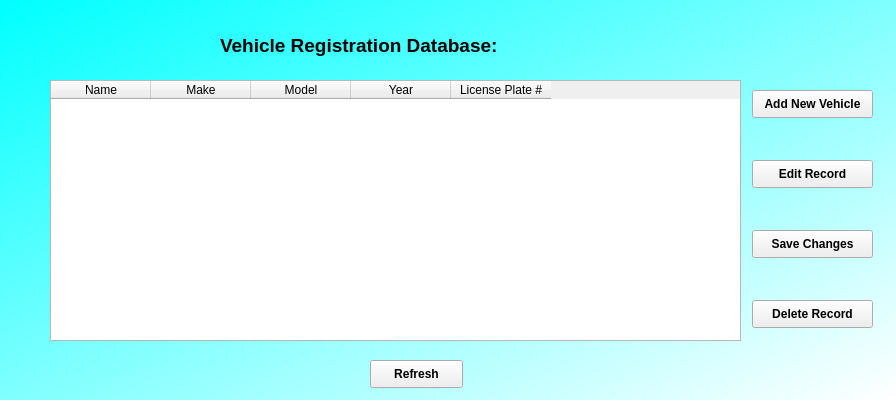
<?xml version="1.0" encoding="UTF-8"?>
<ui version="4.0">
 <class>Form</class>
 <widget class="QWidget" name="Form">
  <property name="geometry">
   <rect>
    <x>0</x>
    <y>0</y>
    <width>896</width>
    <height>400</height>
   </rect>
  </property>
  <property name="windowTitle">
   <string>Form</string>
  </property>
  <property name="styleSheet">
   <string notr="true">QWidget#Form{
background-color: qlineargradient(spread:pad, x1:0, y1:0, x2:1, y2:1, stop:0 rgba(0, 255, 255, 255), stop:1 rgba(255, 255, 255, 255));}



</string>
  </property>
  <widget class="QTableWidget" name="tableWidget">
   <property name="geometry">
    <rect>
     <x>50</x>
     <y>80</y>
     <width>691</width>
     <height>261</height>
    </rect>
   </property>
   <property name="editTriggers">
    <set>QAbstractItemView::NoEditTriggers</set>
   </property>
   <column>
    <property name="text">
     <string>Name</string>
    </property>
   </column>
   <column>
    <property name="text">
     <string>Make</string>
    </property>
   </column>
   <column>
    <property name="text">
     <string>Model</string>
    </property>
   </column>
   <column>
    <property name="text">
     <string>Year</string>
    </property>
   </column>
   <column>
    <property name="text">
     <string>License Plate #</string>
    </property>
   </column>
  </widget>
  <widget class="QLabel" name="label">
   <property name="geometry">
    <rect>
     <x>220</x>
     <y>30</y>
     <width>371</width>
     <height>31</height>
    </rect>
   </property>
   <property name="font">
    <font>
     <pointsize>14</pointsize>
     <weight>75</weight>
     <bold>true</bold>
    </font>
   </property>
   <property name="text">
    <string>Vehicle Registration Database:</string>
   </property>
  </widget>
  <widget class="QPushButton" name="pushButton">
   <property name="geometry">
    <rect>
     <x>752</x>
     <y>90</y>
     <width>121</width>
     <height>28</height>
    </rect>
   </property>
   <property name="font">
    <font>
     <weight>75</weight>
     <bold>true</bold>
    </font>
   </property>
   <property name="text">
    <string>Add New Vehicle</string>
   </property>
  </widget>
  <widget class="QPushButton" name="pushButton_2">
   <property name="geometry">
    <rect>
     <x>752</x>
     <y>300</y>
     <width>121</width>
     <height>28</height>
    </rect>
   </property>
   <property name="font">
    <font>
     <weight>75</weight>
     <bold>true</bold>
    </font>
   </property>
   <property name="text">
    <string>Delete Record</string>
   </property>
  </widget>
  <widget class="QPushButton" name="pushButton_3">
   <property name="geometry">
    <rect>
     <x>752</x>
     <y>160</y>
     <width>121</width>
     <height>28</height>
    </rect>
   </property>
   <property name="font">
    <font>
     <weight>75</weight>
     <bold>true</bold>
    </font>
   </property>
   <property name="text">
    <string>Edit Record</string>
   </property>
  </widget>
  <widget class="QPushButton" name="pushButton_4">
   <property name="geometry">
    <rect>
     <x>370</x>
     <y>360</y>
     <width>93</width>
     <height>28</height>
    </rect>
   </property>
   <property name="font">
    <font>
     <weight>75</weight>
     <bold>true</bold>
    </font>
   </property>
   <property name="text">
    <string>Refresh</string>
   </property>
  </widget>
  <widget class="QPushButton" name="pushButton_5">
   <property name="geometry">
    <rect>
     <x>752</x>
     <y>230</y>
     <width>121</width>
     <height>28</height>
    </rect>
   </property>
   <property name="font">
    <font>
     <weight>75</weight>
     <bold>true</bold>
    </font>
   </property>
   <property name="text">
    <string>Save Changes</string>
   </property>
  </widget>
 </widget>
 <resources/>
 <connections/>
</ui>
